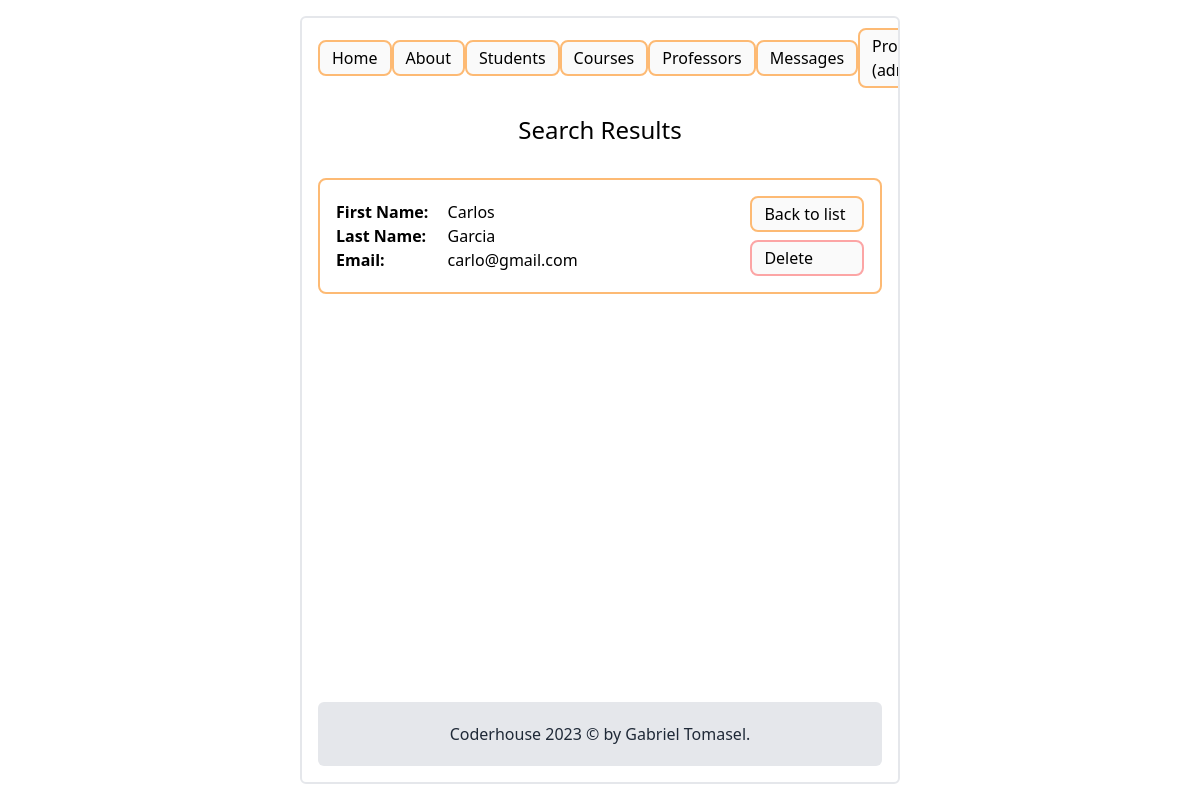
/students/8 (signed in), run on the app's committed database.
### students/models.py (models this page shows)
class Student(models.Model):
    first_name = models.CharField(max_length=25)
    last_name = models.CharField(max_length=25)
    email = models.EmailField()

### students/views.py (the view)
# urls.py: path('', include('students.urls')),
@login_required
def students(request, id=None):
    if id is not None:
        result = Student.objects.filter(Q(id__icontains=id))
    else:
        result = Student.objects.all()
    if len(result) > 0:
        return render(request, "students_search.html", {"search": result, "id": id})
    else:
        return render(request, "students_search.html", {"error": id})

### students/templates/students_search.html (shortened to what this page needs)
{% extends "parent.html" %}
{% load static %}
{% block title %}Search Results{% endblock %}
{% block main %}
{% if search %}
<div class="flex flex-col border-orange-300 border-2 rounded-lg p-4 space-y-4">
    {% for data in search %}
    <div class="flex w-full items-center">
        <div class="flex flex-col w-full">
            <div class="font-bold flex w-full">
                <div class="w-1/4">First Name: </div>
                <div class="font-normal ml-2">{{data.first_name}}</div>
            </div>
            {% if search|length <= 1 and id != None %}
            <div class="font-bold flex w-full">
                <div class="w-1/4">Last Name: </div>
                <div class="font-normal ml-2">{{data.last_name}}</div>
            </div>
            <div class="font-bold flex w-full">
                <div class="w-1/4">Email: </div>
                <div class="font-normal ml-2">{{data.email}}</div>
            </div>
            {% endif %}
        </div>
        <div class="flex flex-col">
            {% if search|length > 1 or id == None %}
            <a class="bg-zinc-50 hover:bg-orange-100 transition border-2 border-orange-300 py-1 px-3 rounded-lg" href="/students/{{data.id}}">Details</a>
            {% elif search|length <= 1 and id != None %}
            <a class="bg-zinc-50 hover:bg-orange-100 transition border-2 border-orange-300 py-1 px-3 rounded-lg w-[7.1rem]" href="/students">Back to list</a>
                {% if request.user.is_superuser %}
                    <a class="bg-zinc-50 hover:bg-red-100 transition border-2 border-red-300 py-1 px-3 rounded-lg w-[7.1rem] mt-2" href="/students-delete/{{data.id}}">Delete</a>
                {% endif %}
            {% endif %}
        </div>
    </div>
    {% endfor %}
</div>
{% endif %}
{% endblock %}

### main/templates/parent.html (shortened to what this page needs)
<!DOCTYPE html>
<html lang="en">
    <head>
        {% load static %}
        <link href="{% static 'css/index.css' %}" rel="stylesheet" />
        <script src="https://cdn.tailwindcss.com"></script>
    </head>
    <body class="h-screen flex flex-col items-center py-4">
        <div class="w-1/2 h-full flex flex-col border-2 p-4 rounded-md space-y-8 overflow-y-scroll" id="main">
            <div class="flex place-content-evenly items-center h-12">
                <a class="bg-zinc-50 hover:bg-orange-100 transition border-2 border-orange-300 py-1 px-3 rounded-lg" aria-current="page" href="{% url 'index' %}">Home</a>
                <a class="bg-zinc-50 hover:bg-orange-100 transition border-2 border-orange-300 py-1 px-3 rounded-lg" href="{% url 'about' %}">About</a>
                {% if request.user.is_authenticated %}
                    <a class="bg-zinc-50 hover:bg-orange-100 transition border-2 border-orange-300 py-1 px-3 rounded-lg" href="{% url 'students_form' %}">Students</a>
                    <a class="bg-zinc-50 hover:bg-orange-100 transition border-2 border-orange-300 py-1 px-3 rounded-lg" href="{% url 'courses_form' %}">Courses</a>
                    <a class="bg-zinc-50 hover:bg-orange-100 transition border-2 border-orange-300 py-1 px-3 rounded-lg" href="{% url 'professors_form' %}">Professors</a>
                    <a class="bg-zinc-50 hover:bg-orange-100 transition border-2 border-orange-300 py-1 px-3 rounded-lg" href="{% url 'comunications_form' %}">Messages</a>
                    <a class="bg-zinc-50 hover:bg-orange-100 transition border-2 border-orange-300 py-1 px-3 rounded-lg" href="{% url 'profile' %}">Profile ({{ request.user.username}})</a>
                    {% else %}
                    <a class="bg-zinc-50 hover:bg-orange-100 transition border-2 border-orange-300 py-1 px-3 rounded-lg" href="{% url 'login' %}">Login</a>
                    <a class="bg-zinc-50 hover:bg-orange-100 transition border-2 border-orange-300 py-1 px-3 rounded-lg" href="{% url 'register' %}">Register</a>
                {% endif %}
            </div>
            <div class="w-full text-center text-2xl">
                {% block title %}{% endblock title %}
            </div>
            {% block main %}{% endblock main %}
            <footer class="py-5 bg-gray-200 rounded-md !mt-auto">
                <p class="text-center text-gray-800">Coderhouse 2023 &copy; by Gabriel Tomasel.</p>
            </footer>
        </div>
    </body>
</html>

### main/static/main/css/index.css (style rules this page uses)
#main { -ms-overflow-style: none; scrollbar-width: none; }

### data on the page
Student: first_name "Carlos", last_name "Garcia", email "carlo@gmail.com"
